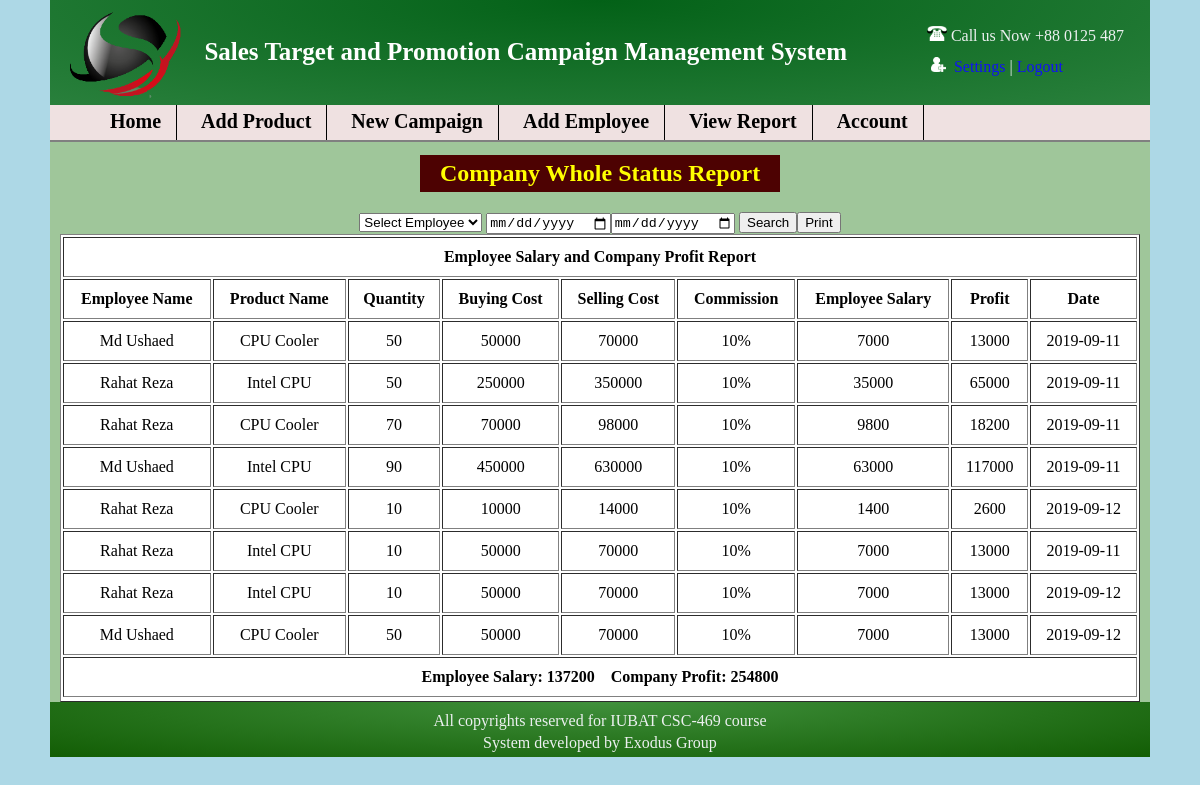
The app's page /viewreport.php (signed in) with its own data.
### tables this page shows
CREATE TABLE IF NOT EXISTS `profit_report` (
  `r_id` int(11) NOT NULL AUTO_INCREMENT,
  `product_name` varchar(50) NOT NULL,
  `quantity` varchar(50) NOT NULL,
  `buying_cost` varchar(50) NOT NULL,
  `selling_cost` varchar(50) NOT NULL,
  `employee_commission` varchar(50) NOT NULL,
  `employee_salary` varchar(50) NOT NULL,
  `profit` varchar(50) NOT NULL,
  `employee_name` varchar(50) NOT NULL,
  `sell_time` varchar(100) NOT NULL,
  PRIMARY KEY (`r_id`)
);

### viewreport.php (the view, shortened to what this page needs)
<!Doctype html>
<html>
<head lang="en">
	<link rel="stylesheet" type="text/css" href="first.css"/>
</head>
<body>
	<div id="body_part">
		<?php include "managerheader.php";?>
		<nav id="nav_bar">
			<ul>
				<li><a href="managerindex.php">Home</a></li>
				<li><a href="addbymanager.php">Add Product</a></li>
				<li><a href="addbymanager.php">New Campaign</a></li>
				<li><a href="addbymanager.php">Add Employee</a></li>
				<li><a href="viewreport.php">View Report</a></li>
				<li><a href="record.php">Account</a></li>
			</ul>
		</nav>
		<div id="manager_body">
		<center>
			<h2 id="manager_h2">Company Whole Status Report<h2>
		</center>
		<center><form action="viewreport.php" method="post">
						<select id="employee_name" name="cam_employee_name">
						<option value="">Select Employee</option>
						</select>
						<input type="date" name="date1"/><input type="date" name="date2"/>
						<input type="submit" name="search" value="Search"/><input type = "button" value = "Print" onclick = "window.print()" />
		</form></center>
		<center><?php
			include "connection.php";
	if(isset($_POST['search']))
	{
	$employee_name = $_POST['cam_employee_name'];
	$date1=$_POST['date1'];
	$date2=$_POST['date2'];
	$result=mysqli_query($con, "select * from profit_report where employee_name = '$employee_name' or sell_time between '$date1' and '$date2'");
	$query = "SELECT * FROM profit_report where employee_name = '$employee_name' or sell_time between '$date1' and '$date2'";
	$query_run = mysqli_query($con, $query);
	$e_salary= 0;
	$profit=0;
	while ($num = mysqli_fetch_assoc($query_run)) {
		$e_salary += $num['employee_salary'];
		$profit += $num['profit'];
	}
	echo "<table id='phptable' border=1 cellpadding='10' width='1080px'>
			<tr>
				<th colspan='9'>Employee Salary and Company Profit Report</th>
			</tr>
			<tr>
				<th>Employee Name</th>
				<th>Product Name</th>
				<th>Quantity</th>
				<th>Buying Cost</th>
				<th>Selling Cost</th>
				<th>Commission</th>
				<th>Employee Salary</th>
				<th>Profit</th>
				<th>Date</th>
			</tr>";
	while($row=mysqli_fetch_array($result, MYSQLI_ASSOC))
	{
		echo "<tr>";
		echo "<td>".$row['employee_name']."</td>";
		echo "<td>".$row['product_name']."</td>";
		echo "<td>".$row['quantity']."</td>";
		echo "<td>".$row['buying_cost']."</td>";
		echo "<td>".$row['selling_cost']."</td>";
		echo "<td>".$row['employee_commission']."%</td>";
		echo "<td>".$row['employee_salary']."</td>";
		echo "<td>".$row['profit']."</td>";
		echo "<td>".$row['sell_time']."</td>";
		echo "</tr>";
	}
	echo "<tr>
		<th colspan='9'>Employee Salary: ".$e_salary."&emsp;Company Profit: ".$profit."</th>
	<tr>";
	echo "</table>";
	}else{
	$result=mysqli_query($con, "select * from profit_report");
	$query = "SELECT * FROM profit_report";
	$query_run = mysqli_query($con, $query);
	$e_salary= 0;
	$profit=0;
	while ($num = mysqli_fetch_assoc($query_run)) {
		$e_salary += $num['employee_salary'];
		$profit += $num['profit'];
	}
	echo "<table id='phptable' border=1 cellpadding='10' width='1080px'>
			<tr>
				<th colspan='9'>Employee Salary and Company Profit Report</th>
			</tr>
			<tr>
				<th>Employee Name</th>
				<th>Product Name</th>
				<th>Quantity</th>
				<th>Buying Cost</th>
				<th>Selling Cost</th>
				<th>Commission</th>
				<th>Employee Salary</th>
				<th>Profit</th>
				<th>Date</th>
			</tr>";
	while($row=mysqli_fetch_array($result, MYSQLI_ASSOC))
	{
		echo "<tr>";
		echo "<td>".$row['employee_name']."</td>";
		echo "<td>".$row['product_name']."</td>";
		echo "<td>".$row['quantity']."</td>";
		echo "<td>".$row['buying_cost']."</td>";
		echo "<td>".$row['selling_cost']."</td>";
		echo "<td>".$row['employee_commission']."%</td>";
		echo "<td>".$row['employee_salary']."</td>";
		echo "<td>".$row['profit']."</td>";
		echo "<td>".$row['sell_time']."</td>";
		echo "</tr>";
	}
	echo "<tr>
		<th colspan='9'>Employee Salary: ".$e_salary."&emsp;Company Profit: ".$profit."</th>
	<tr>";
	echo "</table>";
	}
?>
	<div id="footer"><?php include "footer.php";?></div>
</body>
</html>

### managerheader.php (shortened to what this page needs)
<!Doctype html>
<html>
<head lang="en">
</head>
<body>
	<div id="header_part">
		<img id="logo" src="image/logo.png" height="90"/>
		<h2>Sales Target and Promotion Campaign Management System</h2>
		<aside>
		<p><img src="image/phoneicon.png" height="15"/>&nbsp;Call us Now +88 0125 487</p>
		<p>&nbsp;<img src="image/loginicon.png" height="15"/>&nbsp;&nbsp;<a href="#">Settings</a> | <a href="afterlogout.php">Logout</a></p>
		</aside>
	</div>
</body>
</html>

### footer.php (shortened to what this page needs)
<!Doctype html>
<html>
<head lang="en">
</head>
<body>
	<div id="footer_part">
		<center id="copyright"><p>All copyrights reserved for IUBAT CSC-469 course<p>
		<p>System developed by <span>Exodus Group</span><p></center>
	</div>
</body>
</html>

### first.css (style rules this page uses)
body { background: lightblue; margin: 0; padding: 0; }
#body_part { width:1100px; background: #9fc69a; margin:20px auto; margin-top: 0px; margin-bottom: 0px; }
#nav_bar { background: #efe1e1; width: 1100px; height: 35px; float: left; margin-top: -5px; border-bottom: 2px solid gray; }
#nav_bar ul { margin-top: 0px; }
#nav_bar li { list-style: none; background: #efe1e1; display: inline-block; padding: 5px 15px 7px 20px; font-size: 20px; font-weight: bold; border-right: 1px solid black; }
#nav_bar ul a { text-decoration: none; color: black; }

### viewreport.php (style rules this page uses)
#manager_h2 { margin-top: 50px; padding: 5px; background: #4d0202; width: 350px; color: yellow; }
#footer { bottom: 0; }
table { text-align: center; background: white; }

### managerheader.php (style rules this page uses)
#header_part { background:-webkit-radial-gradient(top,#036117,#29803c); width: 1100px; height: 105px; }
#header_part #logo { float: left; margin: 10px 10px 10px 20px; }
#header_part h2 { margin: 38px 00px 0px 10px; float: left; color: white; font-size: 25px; }
#header_part aside { color: #ede6e6; float: left; margin: 10px 00px 0px 80px; }
aside a { text-decoration: none; color: #1111f5; }

### footer.php (style rules this page uses)
#footer_part { background:-webkit-radial-gradient(top,#40903c,#125d04); width: 1100px; height: 55px; float: left; bottom: 0px; margin: 0; padding: 0; }
p { line-height: 40%; color: #ecf0f0; }

### records on screen
profit_report: employee_name "Md Ushaed", product_name "CPU Cooler", quantity "50", buying_cost "50000", selling_cost "70000", employee_commission "10", employee_salary "7000", profit "13000", sell_time "2019-09-11"
profit_report: employee_name "Rahat Reza", product_name "Intel CPU", quantity "50", buying_cost "250000", selling_cost "350000", employee_commission "10", employee_salary "35000", profit "65000", sell_time "2019-09-11"
profit_report: employee_name "Rahat Reza", product_name "CPU Cooler", quantity "70", buying_cost "70000", selling_cost "98000", employee_commission "10", employee_salary "9800", profit "18200", sell_time "2019-09-11"
profit_report: employee_name "Md Ushaed", product_name "Intel CPU", quantity "90", buying_cost "450000", selling_cost "630000", employee_commission "10", employee_salary "63000", profit "117000", sell_time "2019-09-11"
profit_report: employee_name "Rahat Reza", product_name "CPU Cooler", quantity "10", buying_cost "10000", selling_cost "14000", employee_commission "10", employee_salary "1400", profit "2600", sell_time "2019-09-12"
profit_report: employee_name "Rahat Reza", product_name "Intel CPU", quantity "10", buying_cost "50000", selling_cost "70000", employee_commission "10", employee_salary "7000", profit "13000", sell_time "2019-09-11"
profit_report: employee_name "Rahat Reza", product_name "Intel CPU", quantity "10", buying_cost "50000", selling_cost "70000", employee_commission "10", employee_salary "7000", profit "13000", sell_time "2019-09-12"
profit_report: employee_name "Md Ushaed", product_name "CPU Cooler", quantity "50", buying_cost "50000", selling_cost "70000", employee_commission "10", employee_salary "7000", profit "13000", sell_time "2019-09-12"

### other values on screen
$e_salary "137200"
$profit "254800"
